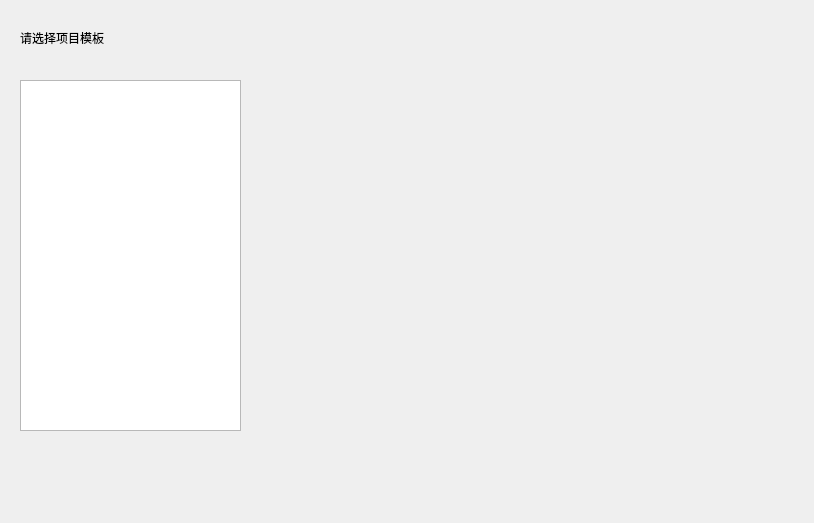
<?xml version="1.0" encoding="UTF-8"?>
<ui version="4.0">
 <class>WindowNewProject</class>
 <widget class="QDialog" name="WindowNewProject">
  <property name="geometry">
   <rect>
    <x>0</x>
    <y>0</y>
    <width>814</width>
    <height>523</height>
   </rect>
  </property>
  <property name="windowTitle">
   <string>Dialog</string>
  </property>
  <widget class="QLabel" name="label">
   <property name="geometry">
    <rect>
     <x>20</x>
     <y>30</y>
     <width>181</width>
     <height>16</height>
    </rect>
   </property>
   <property name="text">
    <string>请选择项目模板</string>
   </property>
  </widget>
  <widget class="QListView" name="listView">
   <property name="geometry">
    <rect>
     <x>20</x>
     <y>80</y>
     <width>221</width>
     <height>351</height>
    </rect>
   </property>
  </widget>
 </widget>
 <resources/>
 <connections/>
</ui>
